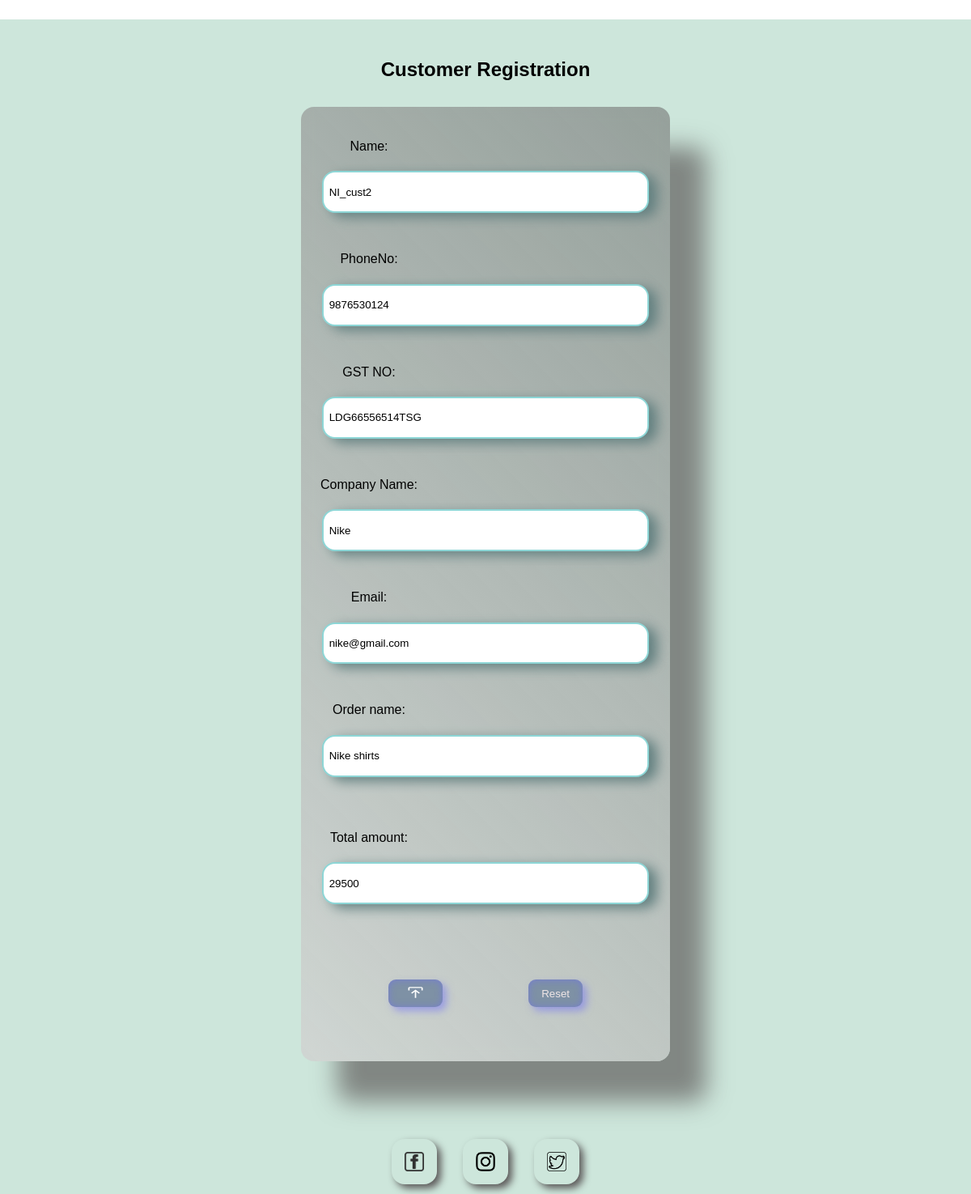
/upd/2, run on the app's committed database.
### first_vs/models.py (models this page shows, shortened)
class Customer(models.Model):
    id=models.CharField(max_length=50,primary_key=True)
    namei=models.CharField(max_length=50,unique=True,blank=False)
    phone=models.CharField(max_length=40,blank=False)
    gst=models.CharField(max_length=50,unique=True)
    adder=models.TextField(max_length=500)
    co_name=models.CharField(max_length=50,blank=False)
    email=models.CharField(max_length=100,blank=False)
    ord_name=models.CharField(max_length=50,unique=True)
    ord_amt=models.CharField(max_length=20)
    pending_payment=models.CharField(max_length=20)
    date=models.DateField()

### first_vs/views.py (the view)
# urls.py: path('upd/<int:id>',views.up,name='update'),
def up(request,id):
    if request.method=="POST":
        gt=Customer.objects.get(pk=id)
    else:
        gt=Customer.objects.get(pk=id)
    return render(request,'first_vs/update.html',{ 'gt':gt })

### first_vs/templates/first_vs/update.html (shortened to what this page needs)
<!DOCTYPE html>
<html lang="en">
<head>
    {% load static %}
    <link rel="stylesheet" href="{%static 'first_vs/register.css' %}">
</head>
<body>
    <main>
        <div class="main_container">
            <h2>Customer Registration</h2>
            <div class="cards">
                <form action="update/{{gt.id}}" method="POST">
                    <p> Name: </p><input type="text" name="name" id="name" placeholder="Name:" value="{{gt.namei}}">
                    <p> PhoneNo:</p>
                    <input type="text" name="phone" id="phone" placeholder="PhoneNo:" value="{{gt.phone}}">
                    <p> GST NO:</p>
                    <input type="text" name="gst" id="gst" placeholder="GST Number:" value="{{gt.gst}}">
                    <p> Company Name:</p>
                    <input type="text" name="co_name" id="co_name" placeholder="Company Name:" value="{{gt.co_name}}">
                    <p>Email:</p>
                    <input type="email" name="email" id="email" placeholder="Email:" value="{{gt.email}}">
                    <p>Order name:</p>
                    <input type="text" name="ord_name" id="ord_name" placeholder="Order Name:" value="{{gt.ord_name}}"> <br>
                    <p>Total amount:</p>
                    <input type="text" name="tot" id="tot" placeholder="Total Amount:" value="{{gt.pending_payment}}"> <br>
                    <div class="buttons">
                        <button type="submit"><img src="{% static 'first_vs/logos/publish.svg'%}" alt="submit"></button>
                        <button type="reset">Reset</button>
                    </div>
                </form>
            </div>
            <div class="social_logos">
                <div class="logos"><img src="{% static 'first_vs/logos/facebook.png'%}" alt="facebook"></div>
                <div class="logos"><img src="{% static 'first_vs/logos/instagram.png'%}" alt="Instagram"></div>
                <div class="logos"><img src="{% static 'first_vs/logos/twitter.png'%}" alt="Twitter"></div>
            </div>
        </div>
    </main>
</body>
</html>

### first_vs/static/first_vs/register.css (style rules this page uses)
* { padding: 0; margin: 0; font-family: 'poppins',sans-serif; }
main { padding-top: 1.5em; }
.main_container { background: rgb(205, 230, 219); padding: 3em; display: flex; justify-content: center; align-items: center; flex-direction: column; }
.main_container .cards { background: linear-gradient(45deg,rgba(209, 207, 207, 0.715),rgba(107, 106, 106, 0.559)); padding: 2em; padding-left: 1em; padding-right: 1em; border-radius: 1em; margin: 2em; box-shadow: 45px 50px 30px rgba(89, 85, 85, 0.659); backdrop-filter: blur(10px); min-width: 26em; min-height: 19em; text-align: right; }
form { text-align: left; display: flex; flex-direction: column; justify-content: center; align-items: center; }
form p { padding: .5em; text-align: left; margin-right:18em; }
form input { height: 2.6em; width: 29em; padding:.5em; border-radius: 1.2em; border:solid 2px rgb(141, 214, 214); box-shadow: 10px 5px 15px rgb(99, 128, 128); margin-top: 1em; margin-bottom: 3em; }
form button { left: 12em; margin: 0em; bottom: 2em; border: none; width: 5em; height:2.5em; background: rgb(126, 145, 165); cursor: pointer; transition: .2s; border-radius: .7em; box-shadow: 5px 5px 10px rgba(110, 110, 248, 0.5),inset .05px .5px 10px rgba(110, 110, 248, 0.539); color: rgb(240, 230, 230); }
.buttons { display: flex; justify-content: space-between; align-items: center; border: none; width: 15em; height:6.5em; }
form button img { width: 2em; height:1.5em; }
.main_container .social_logos { padding-top:3em; display: flex; justify-content: center; align-items: center; z-index: 5; opacity: 1; }
.main_container .social_logos .logos { box-shadow: 5px 5px 10px rgb(92, 90, 90); padding: 1em; max-width: 1.5em; max-height: 1.5em; margin: 1em; border-radius: 1em; transition: .15s; }
.main_container .social_logos .logos img { width: 1.5em; height: 1.5em; cursor: pointer; opacity: 1; }

### data on the page
Customer: name "NI_cust2", phone "9876530124", gst "LDG66556514TSG", co_name "Nike", email "nike@gmail.com", ord_name "Nike shirts", tot "29500"
